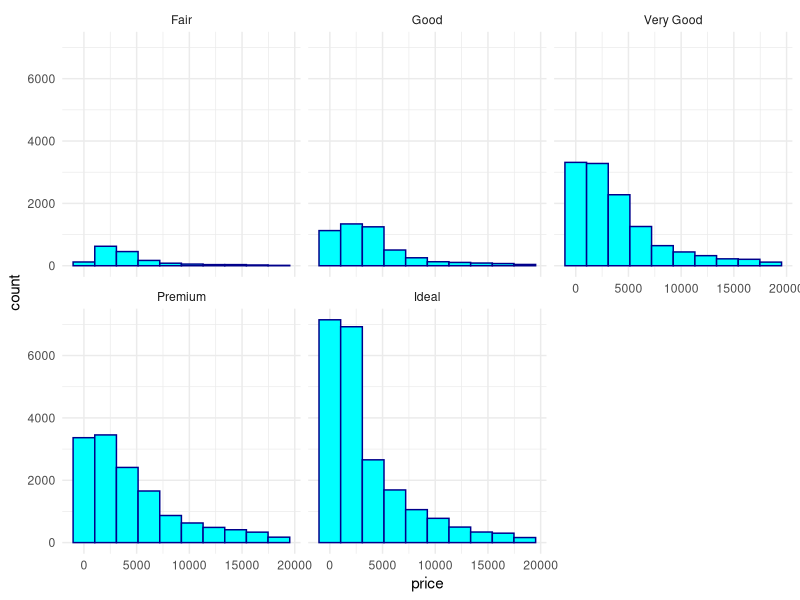
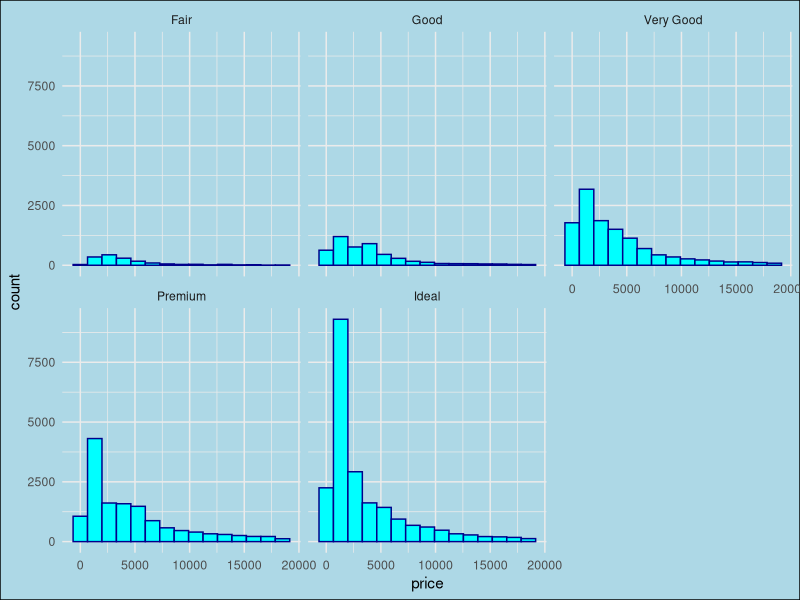

Here is the R script that generated these plots, in order:
## ---- chunk 1
library(praise)
praise()
## ---- chunk 2
library(tidyverse)
library(ggrepel)
library(here)
diamonds
## ---- chunk 3
ggplot(data = diamonds, aes(x = price)) +
  geom_histogram(colour = "darkblue", fill = "cyan", bins = 10) +
  facet_wrap(~ cut) +
  theme_minimal() 
## ---- chunk 4
ggplot(data = diamonds, aes(x = price)) +
  geom_histogram(colour = "darkblue", fill = "cyan", bins = 15) +
  facet_wrap(~ cut) +
  theme_minimal() +
  theme(axis.text.x = element_text(size = 9),
        plot.background = element_rect(fill = "lightblue"))
  
